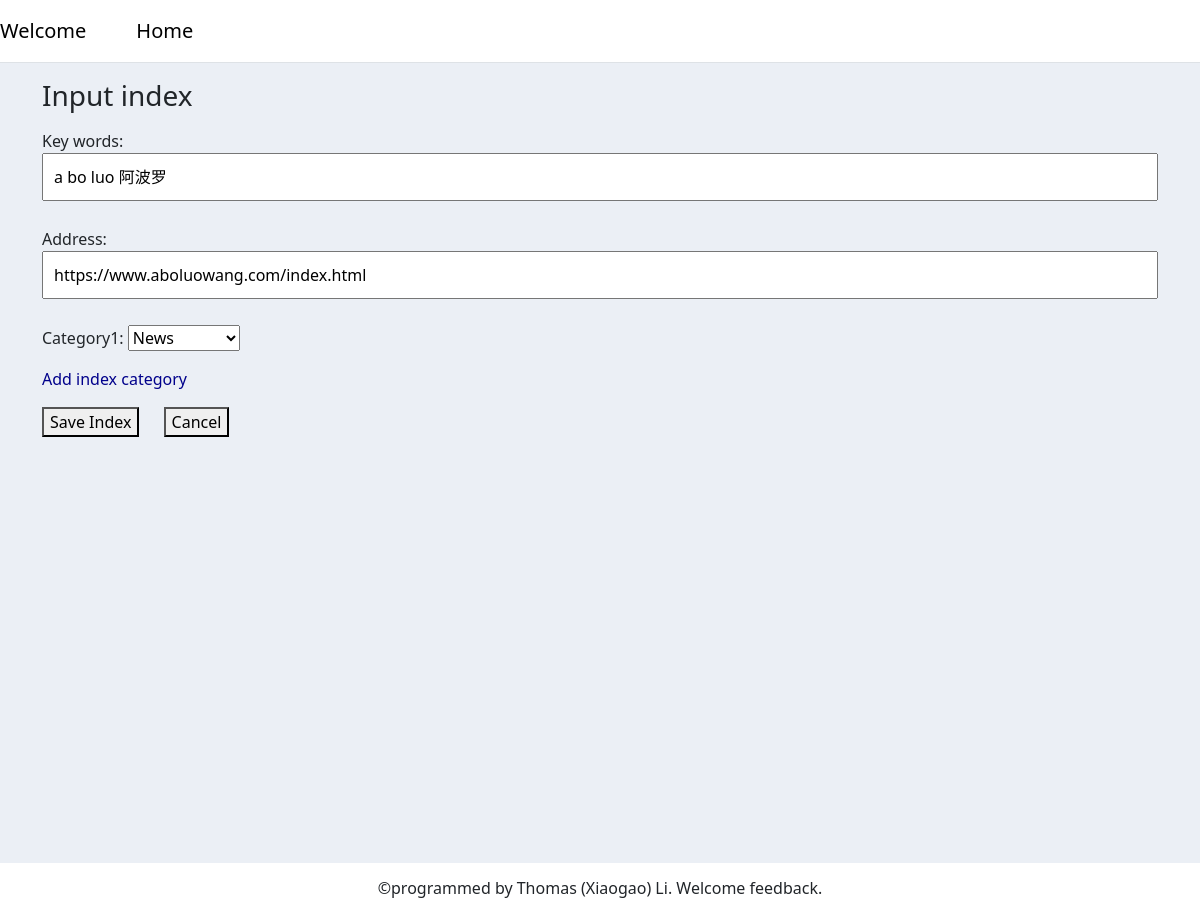
/update_index/57, run on the app's committed database.
### websites/models.py (models this page shows, shortened)
class Index(models.Model):
    key_words = models.CharField(max_length=2083, null=True)
    address = models.CharField(max_length=2083, null=True)
    category1 = models.ForeignKey(IndexCategory, null=True, on_delete=models.SET_NULL)
    date_created = models.DateTimeField(auto_now_add=True, null=True)
    last_click_date = models.DateTimeField(null=True)
    click_times = models.IntegerField(default=0, null=True)

### websites/views.py (the view)
# urls.py: path('update_index/<str:pk>', update_index, name="update_index"),
def update_index(request, pk):
    index = Index.objects.get(id=pk)
    index_form = InputIndexForm(instance=index)
    if request.method == 'POST':
        index_form = InputIndexForm(request.POST, instance=index)
        if index_form.is_valid():
            index_form.save()
            return redirect('/')
    context = {'index_form': index_form}
    return render(request, 'websites/input_index_and_index_category.html', context)

### websites/forms.py
class InputIndexForm(forms.ModelForm):
    class Meta:
        model = Index
        fields = ['key_words',
                  'address',
                  'category1',
                  ]

### websites/models.py (called while the page is built)
    def __str__(self):
        return self.category_name

### websites/templates/websites/input_index_and_index_category.html (shortened to what this page needs)
{% extends 'base.html' %}
{% load static %}
{% block content %}
<div class="container block_input_index">
    <h3>Input index</h3>
    <form method="post" enctype="multipart/form-data">{% csrf_token %}
        {{ index_form.as_p }}
        <a href="#" class="blue-link more-link-category" style="margin-right: 20px;">Add index category</a>
        <button type="submit" name="index_form_submit"> Save Index</button>
        <button type="button" onclick="cancelAction()" style="margin-left: 20px;">Cancel</button>
    </form>
</div>
{% endblock content %}

### templates/snippets/base_css.html (style rules this page uses)
.blue-link { color: darkblue; text-decoration: none; }
input[type="text"] { width: 100%; padding: 10px; margin: 0 auto; margin-bottom: 10px; }

### data on the page
Index: key_words "a bo luo 阿波罗", address "https://www.aboluowang.com/index.html", category1 "News"
